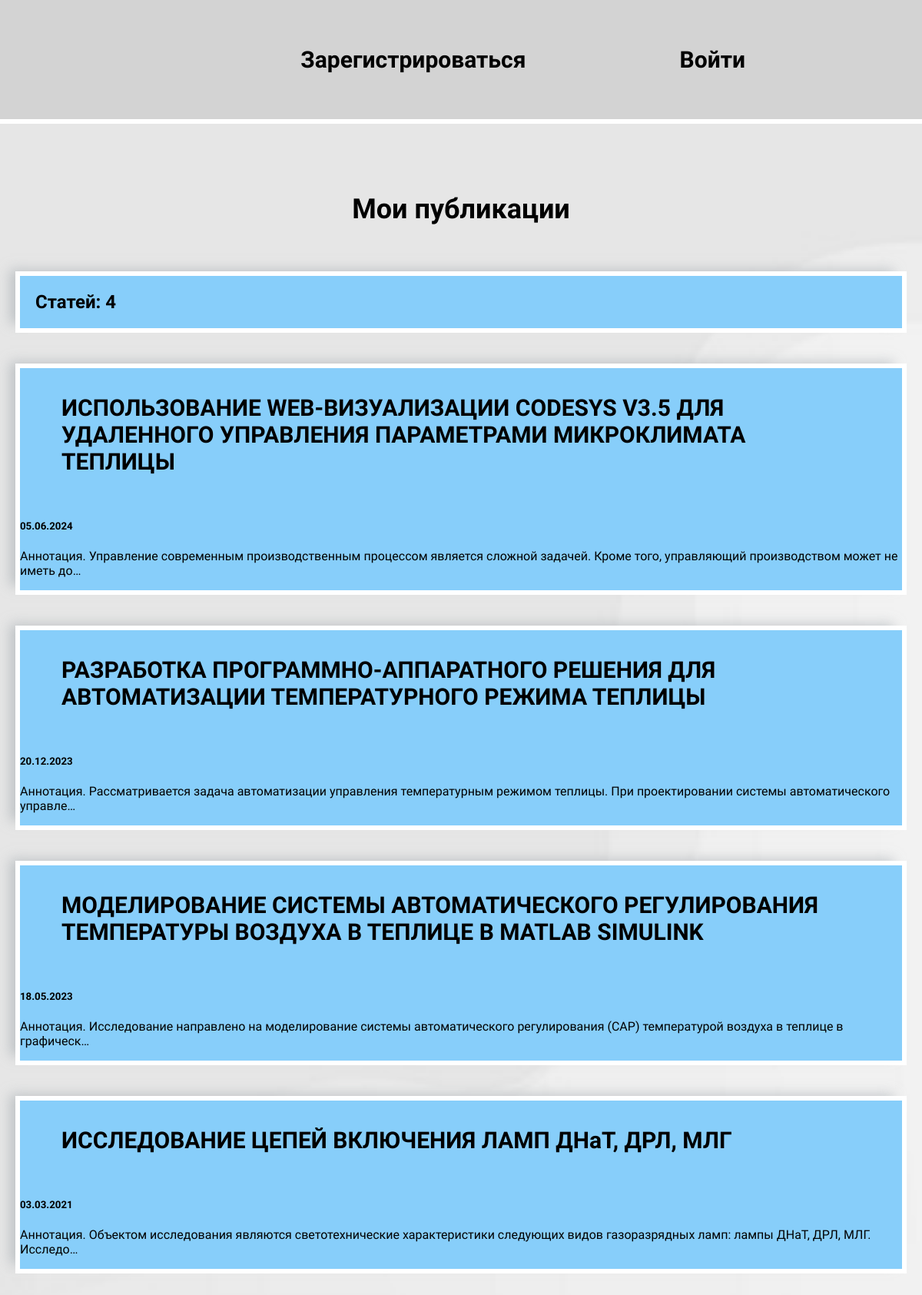
Screenshot of /blog/ with the database file from the repository.
### blog/models.py (models this page shows, shortened)
class Blog(models.Model):
    title = models.CharField(max_length=250)
    description = models.TextField()
    date = models.DateField()
    pdf = models.FileField(upload_to='skills/pdf/')

### blog/views.py (the view)
# urls.py: path('', views.blogs, name='blogs'),
def blogs(request):
    blogs = Blog.objects.order_by('-date')
    return render(request, 'blog/blogs.html', {'blogs': blogs})

### blog/templates/blog/blogs.html
{% extends 'skills/base.html' %}
{% block content %}
<h1>Мои публикации</h1>
<h2 class="count">Статей: {{ blogs.count }}</h2>
{% for blog in blogs %}
    <div class="element">
        <h2 class="top"><a href="{% url 'detail' blog.id %}">{{ blog.title }}</a></h2>
        <div class="blog_date">
            <h5>{{ blog.date|date:'d.m.Y' }}</h5>
            <p>{{ blog.description|truncatechars:150|striptags }}</p>
        </div>
    </div>
{% endfor %}
{% endblock %}

### skills/static/css/style.css (style rules this page uses)
body { font-family: "Lexend", sans-serif; background-image: url("../skills/5.jpg"); background-size: cover; margin: 0; padding: 0; }
.element, .count { background: lightskyblue; border: 6px solid #FFF; box-shadow: -12px -7px 15px -5px rgba(165, 171, 176, 0.6); margin: 20px 0; }
.content h1 { text-align: center; margin: 60px 0 40px; font-size: 36px; }
.top a { color: #000; text-decoration: none; padding: 30px; display: block; }
.blog_text, .count { padding: 20px; box-sizing: border-box; }
.top { padding: 4px 24px; margin-top: 0; background: transparent; border: 0; font-weight: bolder; font-size: 30px; }

### rows the page displays
Blog: title "ИСПОЛЬЗОВАНИЕ WEB-ВИЗУАЛИЗАЦИИ CODESYS V3.5 ДЛЯ УДАЛЕННОГО УПРАВЛЕНИЯ ПАРАМЕТРАМИ МИКРОКЛИМАТА ТЕПЛИЦЫ", date "05.06.2024", description "Аннотация. Управление современным производственным процессом является сложной задачей. Кроме того, управляющий производством может не иметь до…"
Blog: title "РАЗРАБОТКА ПРОГРАММНО-АППАРАТНОГО РЕШЕНИЯ ДЛЯ АВТОМАТИЗАЦИИ ТЕМПЕРАТУРНОГО РЕЖИМА ТЕПЛИЦЫ", date "20.12.2023", description "Аннотация. Рассматривается задача автоматизации управления температурным режимом теплицы. При проектировании системы автоматического управле…"
Blog: title "МОДЕЛИРОВАНИЕ СИСТЕМЫ АВТОМАТИЧЕСКОГО РЕГУЛИРОВАНИЯ ТЕМПЕРАТУРЫ ВОЗДУХА В ТЕПЛИЦЕ В MATLAB SIMULINK", date "18.05.2023", description "Аннотация. Исследование направлено на моделирование системы автоматического регулирования (САР) температурой воздуха в теплице в графическ…"
Blog: title "ИССЛЕДОВАНИЕ ЦЕПЕЙ ВКЛЮЧЕНИЯ ЛАМП ДНаТ, ДРЛ, МЛГ", date "03.03.2021", description "Аннотация. Объектом исследования являются светотехнические характеристики следующих видов газоразрядных ламп: лампы ДНаТ, ДРЛ, МЛГ. Исследо…"

### other values shown
{{ blogs.count }} "4"
